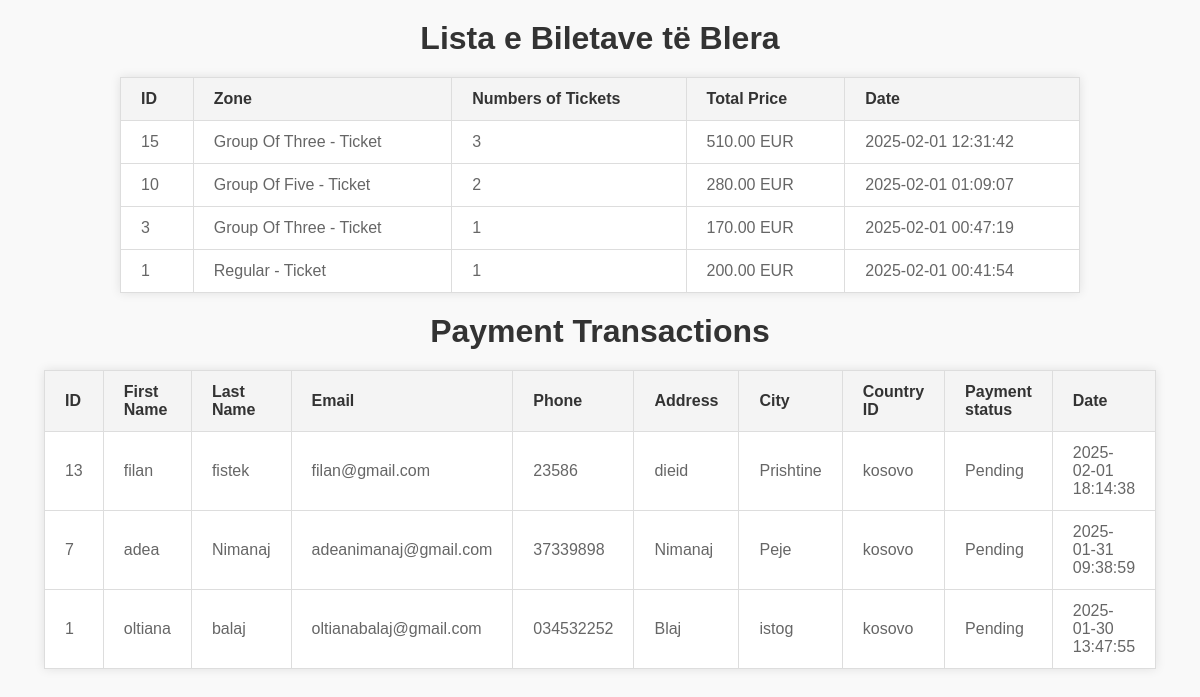
Screenshot of /ShowTransactions.php with the database file from the repository.
### tables this page shows
CREATE TABLE `buytickets` (
  `id` int(11) NOT NULL,
  `zone` varchar(255) NOT NULL,
  `ticket_count` int(11) NOT NULL,
  `total_price` decimal(10,2) NOT NULL,
  `created_at` timestamp NOT NULL DEFAULT current_timestamp()
);

CREATE TABLE `payinfo` (
  `id` int(11) NOT NULL,
  `first_name` varchar(100) NOT NULL,
  `last_name` varchar(100) NOT NULL,
  `email` varchar(150) NOT NULL,
  `phone` varchar(50) NOT NULL,
  `address` varchar(255) NOT NULL,
  `city` varchar(100) NOT NULL,
  `country` varchar(100) NOT NULL,
  `payment_status` enum('pending','completed','failed') DEFAULT 'pending',
  `created_at` timestamp NOT NULL DEFAULT current_timestamp()
);

### ShowTransactions.php (the view, shortened to what this page needs)
<?php
$serverName = "localhost";
$dbUser = "root";
$password = "";
$dbName = "projekt";
$connection = new mysqli($serverName, $dbUser, $password, $dbName);
$sqlTickets = "SELECT * FROM buyTickets ORDER BY created_at DESC";
$resultTickets = $connection->query($sqlTickets);
$sql = "SELECT * FROM payinfo ORDER BY created_at DESC";
$result = $connection->query($sql);
?>
<!DOCTYPE html>
<html>
<head>
    <link rel="stylesheet" href="CSS/showTransactions.css">
</head>
<body>
<div class="section">
        <h2>Lista e Biletave të Blera</h2>
        <table>
            <tr>
                <th>ID</th>
                <th>Zone</th>
                <th>Numbers of Tickets</th>
                <th>Total Price</th>
                <th>Date</th>
            </tr>
            <?php while ($row = $resultTickets->fetch_assoc()) { ?>
                <tr>
                    <td><?php echo $row['id']; ?></td>
                    <td><?php echo $row['zone']; ?></td>
                    <td><?php echo $row['ticket_count']; ?></td>
                    <td><?php echo number_format($row['total_price'], 2); ?> EUR</td>
                    <td><?php echo $row['created_at']; ?></td>
                </tr>
            <?php } ?>
        </table>
    </div>
    <h2>Payment Transactions</h2>
    <table>
        <tr>
            <th>ID</th>
            <th>First Name</th>
            <th>Last Name</th>
            <th>Email</th>
            <th>Phone</th>
            <th>Address</th>
            <th>City</th>
            <th>Country ID</th>
            <th>Payment status</th>
            <th>Date</th>
        </tr>
        <?php while ($row = $result->fetch_assoc()) { ?>
            <tr>
                <td><?php echo $row['id']; ?></td>
                <td><?php echo $row['first_name']; ?></td>
                <td><?php echo $row['last_name']; ?></td>
                <td><?php echo $row['email']; ?></td>
                <td><?php echo $row['phone']; ?></td>
                <td><?php echo $row['address']; ?></td>
                <td><?php echo $row['city']; ?></td>
                <td><?php echo $row['country']; ?></td>
                <td><?php echo ucfirst($row['payment_status']); ?></td>
                <td><?php echo $row['created_at']; ?></td>
            </tr>
        <?php } ?>
    </table>
</body>
</html>

### CSS/showTransactions.css (style rules this page uses)
* { margin: 0; padding: 0; box-sizing: border-box; font-family: Arial, sans-serif; }
body { background-color: #f9f9f9; color: #333; margin: 0; font-size: 16px; }
h2 { text-align: center; font-size: 2rem; margin-top: 20px; color: #333; }
table { width: 80%; margin: 20px auto; border-collapse: collapse; background-color: white; box-shadow: 0 0 10px rgba(0, 0, 0, 0.1); }
th, td { border: 1px solid #ddd; padding: 12px 20px; text-align: left; font-size: 1rem; }
th { background-color: #f4f4f4; color: #333; font-weight: bold; }
td { background-color: #fff; color: #666; }

### rows the page displays
buytickets: id "15", zone "Group Of Three - Ticket", ticket_count "3", total_price "510.00", created_at "2025-02-01 12:31:42"
buytickets: id "10", zone "Group Of Five - Ticket", ticket_count "2", total_price "280.00", created_at "2025-02-01 01:09:07"
buytickets: id "3", zone "Group Of Three - Ticket", ticket_count "1", total_price "170.00", created_at "2025-02-01 00:47:19"
buytickets: id "1", zone "Regular - Ticket", ticket_count "1", total_price "200.00", created_at "2025-02-01 00:41:54"
payinfo: id "13", first_name "filan", last_name "fistek", email "filan@gmail.com", phone "23586", address "dieid", city "Prishtine", country "kosovo", payment_status "Pending", created_at "2025-02-01 18:14:38"
payinfo: id "7", first_name "adea", last_name "Nimanaj", email "adeanimanaj@gmail.com", phone "37339898", address "Nimanaj", city "Peje", country "kosovo", payment_status "Pending", created_at "2025-01-31 09:38:59"
payinfo: id "1", first_name "oltiana", last_name "balaj", email "oltianabalaj@gmail.com", phone "034532252", address "Blaj", city "istog", country "kosovo", payment_status "Pending", created_at "2025-01-30 13:47:55"
